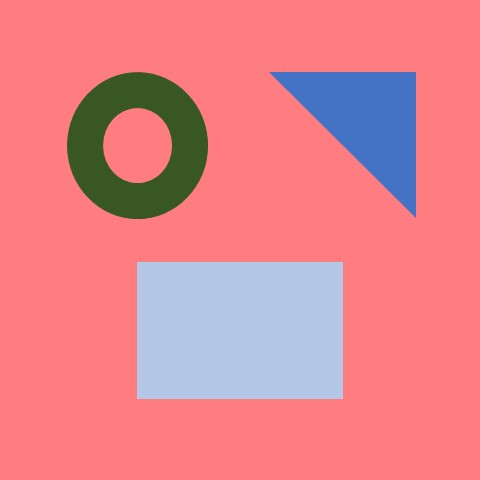
%> input picture color images/color_shape.jpg, 480 x 480 px
$ octave color_four_phase_script.m   (GNU Octave 9; MATLAB toolbox functions it lacks are replaced by stand-ins)
%> lines starting %> are read from the running program, lines starting %| are printed output that depends on the picture
### utils/add_noise2.m
%%%%%%%%%%%%%%%%%%%%%%%%%%%%%%%%%%%%%%%%%%%%%%%%%%%%%%%%%%%%%%%%%%%%%%%%%%
%This function adds gaussian noise to an image.
%Input:
%   I: image to add noise to
%   sigma: standard deviation of gaussian noise
%Output:
%   In: noisy image result
%%%%%%%%%%%%%%%%%%%%%%%%%%%%%%%%%%%%%%%%%%%%%%%%%%%%%%%%%%%%%%%%%%%%%%%%%%
function In = add_noise2(I,sigma)

%get image size
[m,n]=size(I);

%convert to double
I = double(I);

%Adjust intensities in image I to range from 0 to 1
I = I - min(I(:));
I = I / max(I(:));

%set rng
rng('default');
rng(2);

%create noisy matrix
eta =sigma*randn(m,n);

%add noise
In = I+eta;

end

### utils/rescale_image.m
function h = rescale_image(F)

%rescale image values to be between 0 and 1
h = double(F);
h= h-min(min(h));
h = h/max(max(h));
end

### utils/rescale_color_image.m
%%%%%%%%%%%%%%%%%%%%%%%%%%%%%%%%%%%%%%%%%%%%%%%%%%%%%%%%%%%%%%%%%%%%%%%%%%
%This function rescales a color image so that the each channel values are
%between 0 and 1.
%Input:
%   F: color image to be rescaled
%Output:
%   h: rescaled image F
%%%%%%%%%%%%%%%%%%%%%%%%%%%%%%%%%%%%%%%%%%%%%%%%%%%%%%%%%%%%%%%%%%%%%%%%%%%
function h = rescale_color_image(F)

%rescale image values to be between 0 and 1
h = F;
for i = 1:3
    h(:,:,i) = rescale_image(F(:,:,i));
end
end

### utils/make_circle_shift_x.m
%%%%%%%%%%%%%%%%%%%%%%%%%%%%%%%%%%%%%%%%%%%%%%%%%%%%%%%%%%%%%%%%%%%%%%%%%%
%This function creates an circle as an initialization for segmentation.
%
%Input:
%   mx: height of the image
%   my: length of the image
%   r: radius of the circle
%   shift_x: shift center of the circle (corresponding to center of image)
%   by shift_x
%Output:
%   Circ: circle region initialization
%%%%%%%%%%%%%%%%%%%%%%%%%%%%%%%%%%%%%%%%%%%%%%%%%%%%%%%%%%%%%%%%%%%%%%%%%%%
function Circ = make_circle_shift_x(mx,my,r, shift_x)

%determine center of circle
Cx = floor(mx/2)+shift_x;
Cy = floor(my/2);

%create circle region
[columnsInImage rowsInImage] = meshgrid(1:mx, 1:my);

Circ = (rowsInImage - Cy).^2 ...
    + (columnsInImage - Cx).^2 <= r.^2;

end

### L1L2method/L1L2_color_four_phase.m
%%%%%%%%%%%%%%%%%%%%%%%%%%%%%%%%%%%%%%%%%%%%%%%%%%%%%%%%%%%%%%%%%%%%%%%%%%
%This function performs color four phase segmentation using L1-alpha*L2 TV.
%Input:
%   f: image
%   u1_initial: initialization of u1
%   u2_initial: initialization of u2
%   pm: set of parameters
%
%Output:
%   u1: segmentation result of u1
%   u2: segmentation result of u2
%%%%%%%%%%%%%%%%%%%%%%%%%%%%%%%%%%%%%%%%%%%%%%%%%%%%%%%%%%%%%%%%%%%%%%%%%%%
function [u1,u2, c1, c2, c3, c4] = L1L2_color_four_phase(f,u1_initial, u2_initial, pm)

    %separate the channels of f
    f_r = f(:,:,1);
    f_g = f(:,:,2);
    f_b = f(:,:,3);

    %initialize u1 and u2
    u1 = u1_initial;
    u2 = u2_initial;

    %compute c1, c2, c3, and c4
    error = 10^(-5)*eye(size(u1));
    c1=[sum(f_r(:).*u1(:).*u2(:))./sum(u1(:).*u2(:)+error(:));
        sum(f_g(:).*u1(:).*u2(:))./sum(u1(:).*u2(:)+error(:));
        sum(f_b(:).*u1(:).*u2(:))./sum(u1(:).*u2(:)+error(:))];
    c2=[sum(f_r(:).*u1(:).*(1-u2(:)))./sum(u1(:).*(1-u2(:))+error(:));
        sum(f_g(:).*u1(:).*(1-u2(:)))./sum(u1(:).*(1-u2(:))+error(:));
        sum(f_b(:).*u1(:).*(1-u2(:)))./sum(u1(:).*(1-u2(:))+error(:))];
    c3=[sum(f_r(:).*(1-u1(:)).*u2(:))./sum((1-u1(:)).*u2(:)+error(:));
        sum(f_g(:).*(1-u1(:)).*u2(:))./sum((1-u1(:)).*u2(:)+error(:));
        sum(f_b(:).*(1-u1(:)).*u2(:))./sum((1-u1(:)).*u2(:)+error(:))];
    c4=[sum(f_r(:).*(1-u1(:)).*(1-u2(:)))./sum((1-u1(:)).*(1-u2(:))+error(:));
        sum(f_g(:).*(1-u1(:)).*(1-u2(:)))./sum((1-u1(:)).*(1-u2(:))+error(:));
        sum(f_b(:).*(1-u1(:)).*(1-u2(:)))./sum((1-u1(:)).*(1-u2(:))+error(:))];

    %run segmentation algorithm
    for i = 1:pm.outer_iter

        %store old u1 and u2
        u1_old = u1;
        u2_old = u2;
        for j = 1:2

            %preinitialize variables for DCA algorithm
            if j == 1
                u = u1;
                r_r = ((c1(1)-f_r).^2 - (c2(1)-f_r).^2-(c3(1)-f_r).^2+(c4(1)-f_r).^2).*u2+(c2(1)-f_r).^2 - (c4(1)-f_r).^2;
                r_g = ((c1(2)-f_g).^2 - (c2(2)-f_g).^2-(c3(2)-f_g).^2+(c4(2)-f_g).^2).*u2+(c2(2)-f_g).^2 - (c4(2)-f_g).^2;
                r_b = ((c1(3)-f_b).^2 - (c2(3)-f_b).^2-(c3(3)-f_b).^2+(c4(3)-f_b).^2).*u2+(c2(3)-f_b).^2 - (c4(3)-f_b).^2;
                r = r_r+r_g+r_b;
            else
                u = u2;
                r_r = ((c1(1)-f_r).^2 - (c2(1)-f_r).^2-(c3(1)-f_r).^2+(c4(1)-f_r).^2).*u1+(c3(1)-f_r).^2 - (c4(1)-f_r).^2;
                r_g = ((c1(2)-f_g).^2 - (c2(2)-f_g).^2-(c3(2)-f_g).^2+(c4(2)-f_g).^2).*u1+(c3(2)-f_g).^2 - (c4(2)-f_g).^2;
                r_b = ((c1(3)-f_b).^2 - (c2(3)-f_b).^2-(c3(3)-f_b).^2+(c4(3)-f_b).^2).*u1+(c3(3)-f_b).^2 - (c4(3)-f_b).^2;
                r = r_r+r_g+r_b;
            end

            %u update
            u = PDHGLS(u, r, pm.alpha, pm.lambda, pm.c, pm.inner_iter, pm.tau, pm.beta);

            if j == 1
                u1 = u;
            else
                u2 = u;
            end
        end

        %update c1, ..., c4
        c1=[sum(f_r(:).*u1(:).*u2(:))./sum(u1(:).*u2(:)+error(:));
        sum(f_g(:).*u1(:).*u2(:))./sum(u1(:).*u2(:)+error(:));
        sum(f_b(:).*u1(:).*u2(:))./sum(u1(:).*u2(:)+error(:))];
        c2=[sum(f_r(:).*u1(:).*(1-u2(:)))./sum(u1(:).*(1-u2(:))+error(:));
        sum(f_g(:).*u1(:).*(1-u2(:)))./sum(u1(:).*(1-u2(:))+error(:));
        sum(f_b(:).*u1(:).*(1-u2(:)))./sum(u1(:).*(1-u2(:))+error(:))];
        c3=[sum(f_r(:).*(1-u1(:)).*u2(:))./sum((1-u1(:)).*u2(:)+error(:));
        sum(f_g(:).*(1-u1(:)).*u2(:))./sum((1-u1(:)).*u2(:)+error(:));
        sum(f_b(:).*(1-u1(:)).*u2(:))./sum((1-u1(:)).*u2(:)+error(:))];
        c4=[sum(f_r(:).*(1-u1(:)).*(1-u2(:)))./sum((1-u1(:)).*(1-u2(:))+error(:));
        sum(f_g(:).*(1-u1(:)).*(1-u2(:)))./sum((1-u1(:)).*(1-u2(:))+error(:));
        sum(f_b(:).*(1-u1(:)).*(1-u2(:)))./sum((1-u1(:)).*(1-u2(:))+error(:))];

        %compute relative errors
        relerr1 = norm(u1_old - u1, 'fro')/max([norm(u1_old, 'fro'), norm(u1,'fro'), eps]);
        relerr2 = norm(u2_old - u2, 'fro')/max([norm(u2_old, 'fro'), norm(u2, 'fro'), eps]);

        %stopping condition
        if relerr1 <1e-4 && relerr2 < 1e-4 && i > 2
            fprintf('Number of DCA inner iterations completed: %d \n \n', i);
            break;
        end
    end

    if i == pm.outer_iter
        fprintf('Number of DCA outer iterations completed: %d \n \n', i);
    end
end

### scripts/color_four_phase_script.m
fui8 = imread('color_shape.jpg');
%> fui8 is the input picture: size 480x480x3 uint8; mean R, G, B 226.6, 130.8, 139.7
f = double(fui8);
[N,M,~] = size(f);
%> N = 480; M = 480
f(:,:,1) = add_noise2(f(:,:,1), 0.2);
%> in add_noise2, `In = I+eta;`:
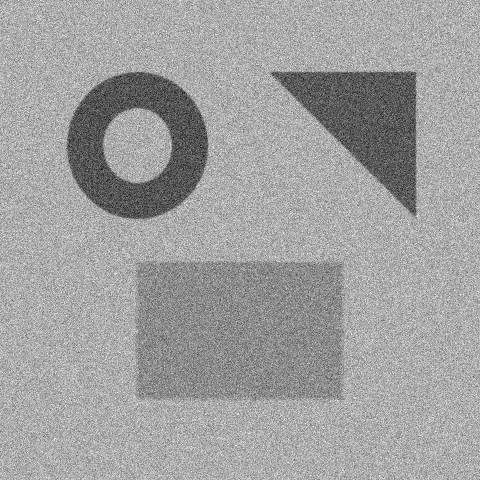
%> In: size 480x480 double; min -0.793, max 1.84, mean 0.869; drawn with min black and max white
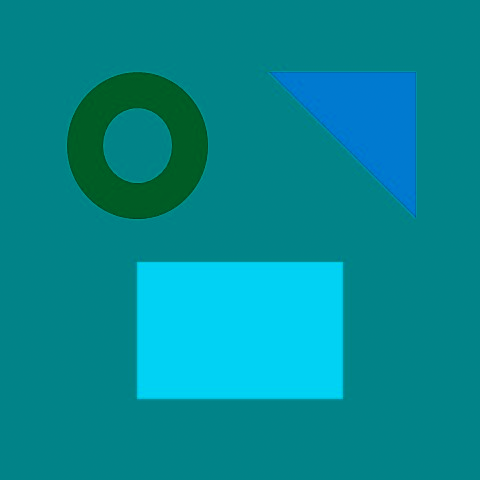
%> f: size 480x480x3 double; mean R, G, B 0.9, 130.8, 139.7; drawn with min black and max white
f(:,:,2) = add_noise2(f(:,:,2), 0.2);
%> call 2 of add_noise2, with sigma = 0.2
%> in add_noise2 (call 2), `I = I - min(I(:));`:
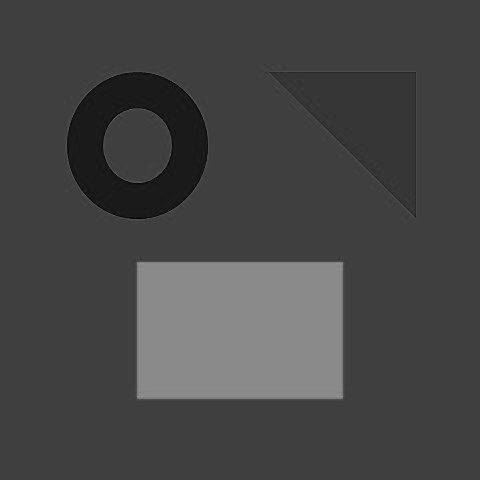
%> I: size 480x480 double; min 0, max 145, mean 69.8
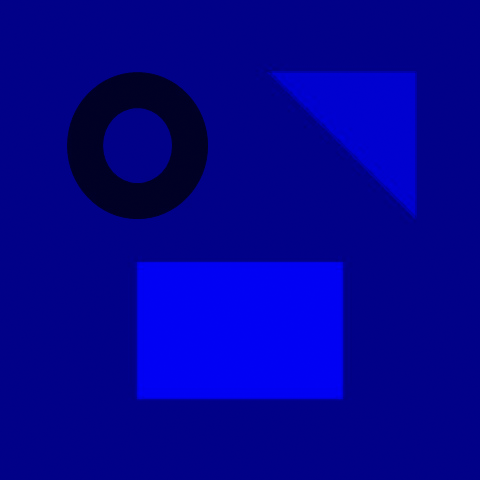
%> f: size 480x480x3 double; mean R, G, B 0.9, 0.5, 139.7; drawn with min black and max white
f(:,:,3) = add_noise2(f(:,:,3), 0.2);
%> call 3 of add_noise2, with sigma = 0.2
%> in add_noise2 (call 3), `I = I / max(I(:));`:
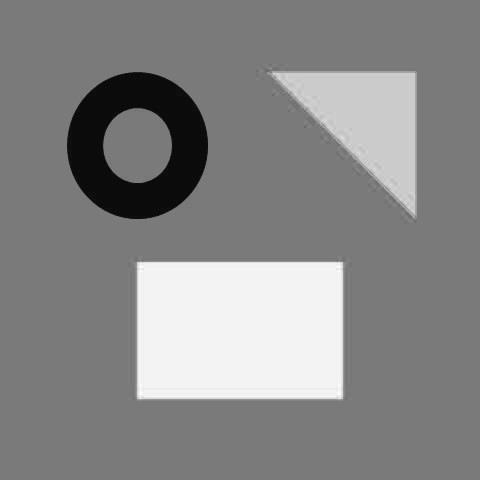
%> I: size 480x480 double; min 0, max 1, mean 0.531
%> in add_noise2 (call 3), `In = I+eta;`:
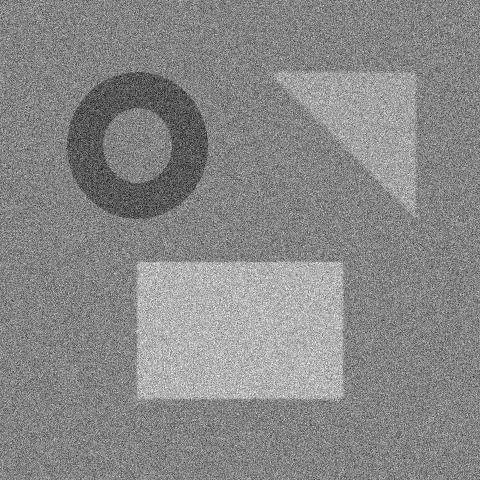
%> In: size 480x480 double; min -0.83, max 1.71, mean 0.532; drawn with min black and max white
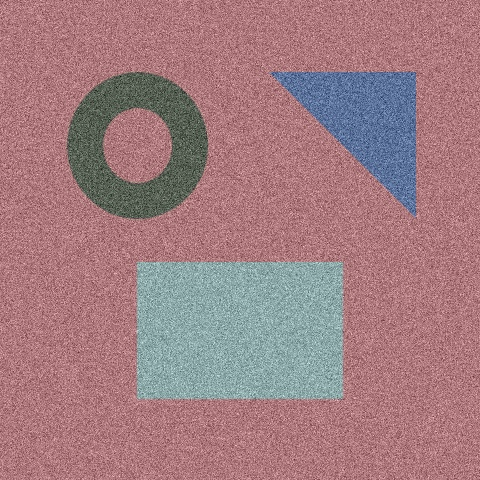
%> f: size 480x480x3 double; mean R, G, B 0.869, 0.482, 0.532; drawn with min black and max white
fg = rescale_color_image(f);
fg = double(fg);

pm.outer_iter = 20;
pm.alpha = 0.1;
pm.lambda = 10;
pm.c = 1e-8;
pm.inner_iter = 300;
pm.tau = 1/8;
pm.sigma = 1/8;
pm.method = 'PDHG';

u1 = make_circle_shift_x(M,N,10, -5);
u2 = make_circle_shift_x(M,N,10, 5);
u1 = double(u1);
u2 = double(u2);
% [6 lines of commented-out code are left out]

tic;
[U1, U2] = L1L2_color_four_phase(fg, u1, u2, pm);
%> in L1L2_color_four_phase, `c1=[sum(f_r(:).*u1(:).*u2(:))./sum(u1(:).*u2(:)+error(:)); sum(f_g(:)...`: c1 = [0.678; 0.467; 0.514]
%> in L1L2_color_four_phase, `c3=[sum(f_r(:).*(1-u1(:)).*u2(:))./sum((1-u1(:)).*u2(:)+error(:)); sum..`: c3 = [0.679; 0.469; 0.516]
%> in L1L2_color_four_phase, `c4=[sum(f_r(:).*(1-u1(:)).*(1-u2(:)))./sum((1-u1(:)).*(1-u2(:))+error(..`: c4 = [0.63; 0.49; 0.536]
%> the run ends on the next line
